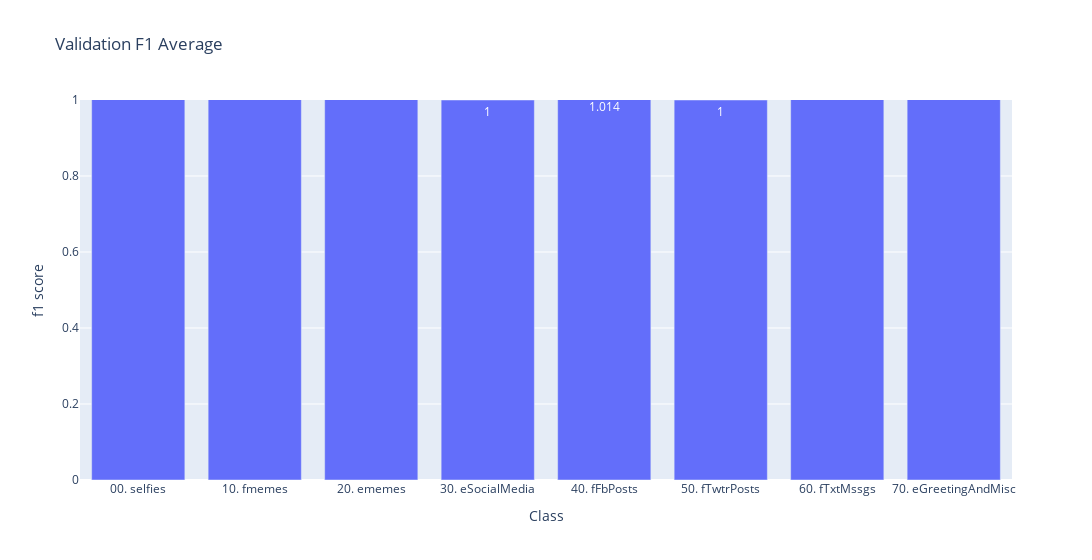

Notebook source saved alongside this figure:
### Code cell
fig = px.bar(pd.DataFrame(tsst, columns=train_data_iterator.class_indices).mean(), title="Validation F1 Average", text_auto=True, width=1200)
fig.update_layout(xaxis=dict(title="Class"), yaxis=dict(title="f1 score"), showlegend=False, yaxis_range=[0,1])

### Figure 1 — Plotly figure (JSON) as saved in the notebook; plotly's stock layout.template omitted (floating-point values rounded to 4 significant figures)
{"data": [{"alignmentgroup": "True", "hovertemplate": "variable=0<br>index=%{x}<br>value=%{y}<extra></extra>", "legendgroup": "0", "marker": {"color": "#636efa", "pattern": {"shape": ""}}, "name": "0", "offsetgroup": "0", "orientation": "v", "showlegend": true, "textposition": "auto", "texttemplate": "%{y}", "type": "bar", "x": ["00. selfies", "10. fmemes", "20. ememes", "30. eSocialMedia", "40. fFbPosts", "50. fTwtrPosts", "60. fTxtMssgs", "70. eGreetingAndMisc"], "xaxis": "x", "y": [1.516, 1.444, 1.12, 1, 1.014, 1, 1.186, 1.078], "yaxis": "y"}], "layout": {"barmode": "relative", "legend": {"title": {"text": "variable"}, "tracegroupgap": 0}, "showlegend": false, "title": {"text": "Validation F1 Average"}, "width": 1200, "xaxis": {"anchor": "y", "domain": [0, 1], "title": {"text": "Class"}}, "yaxis": {"anchor": "x", "domain": [0, 1], "range": [0, 1], "title": {"text": "f1 score"}}}}
